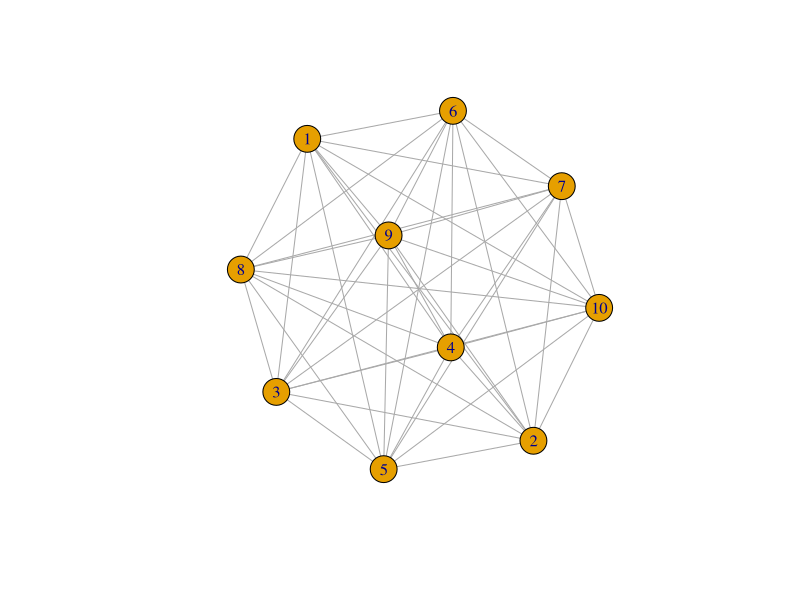
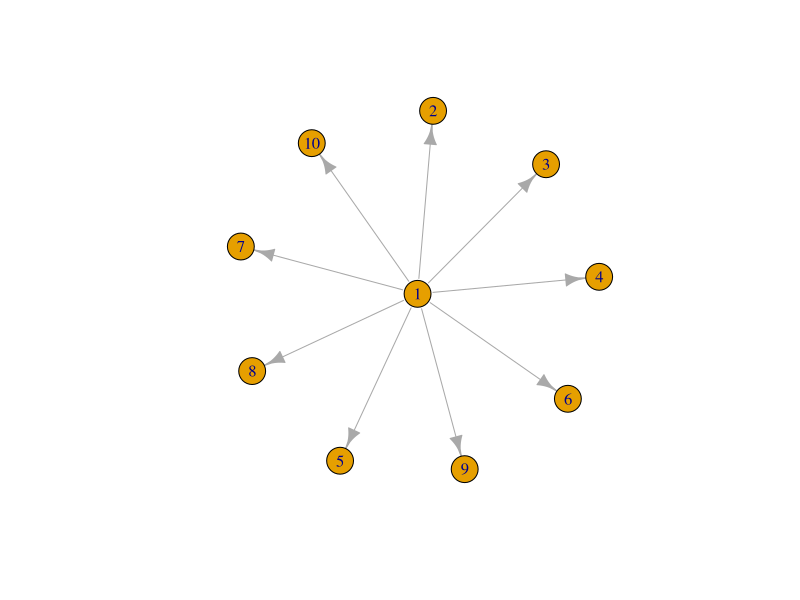
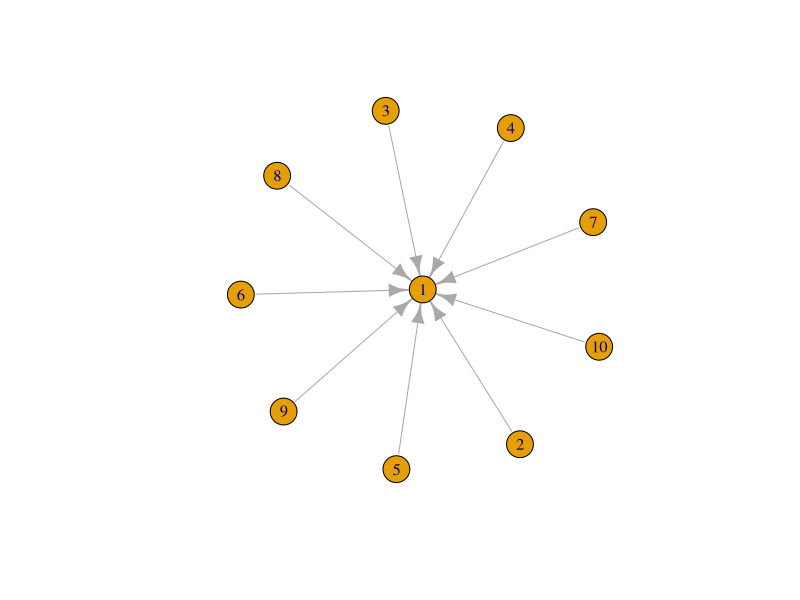
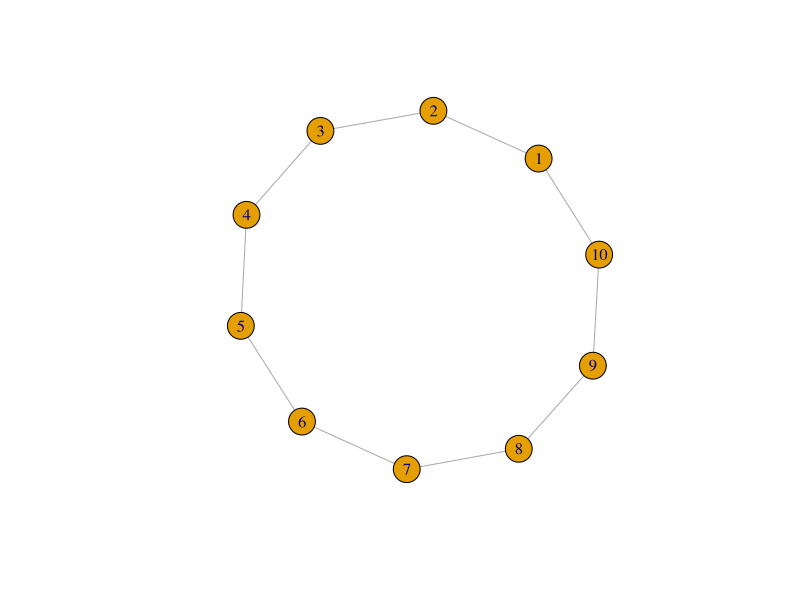
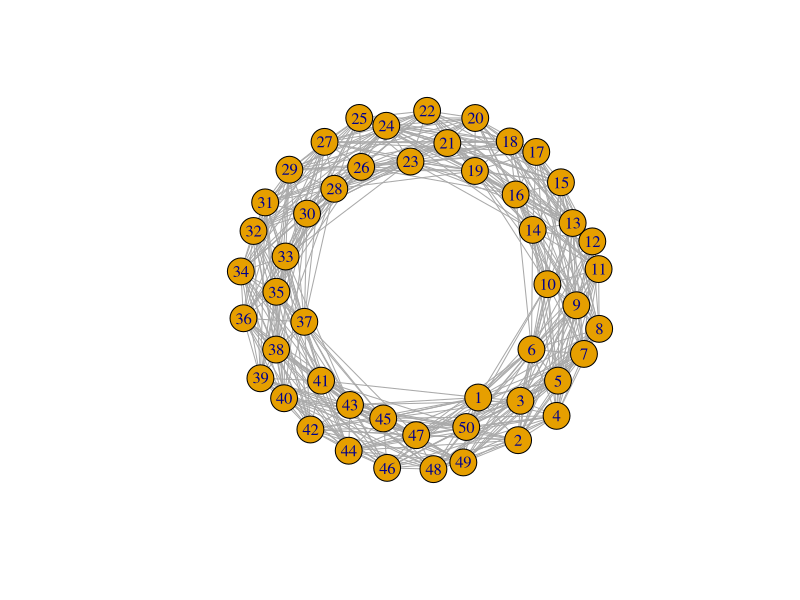
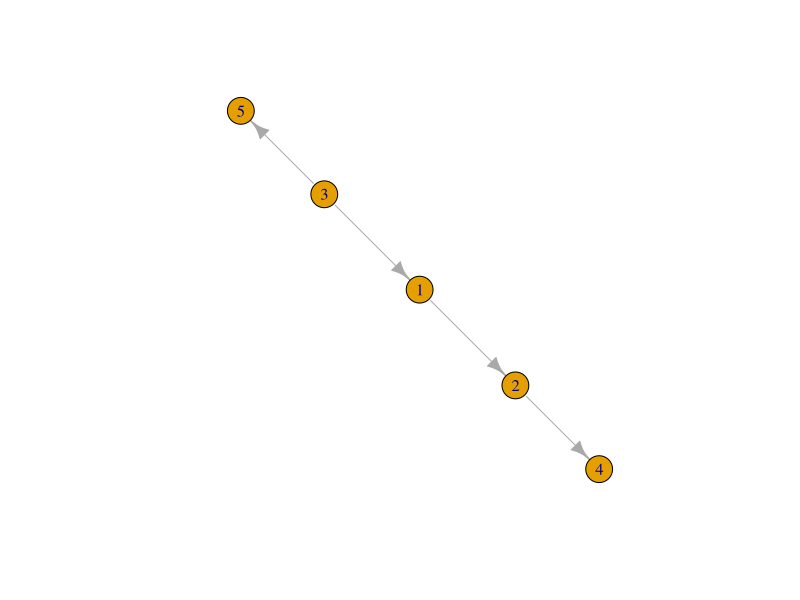
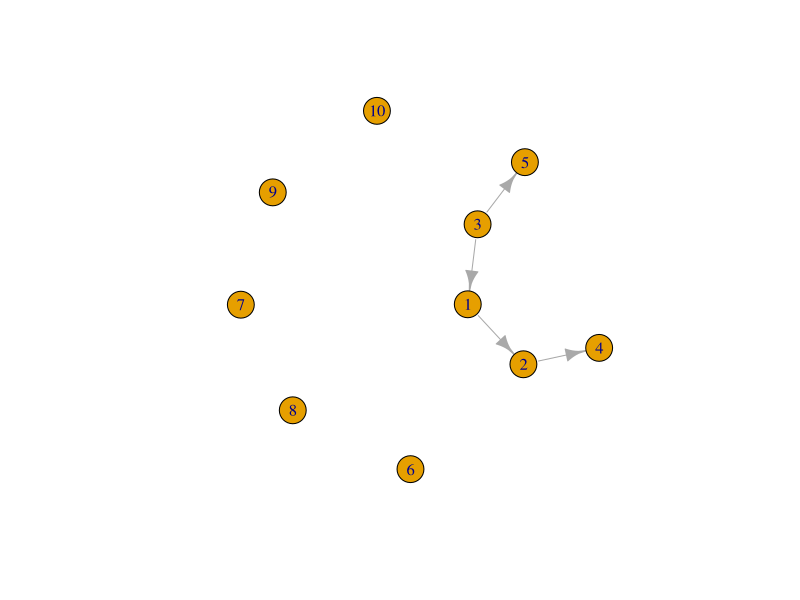
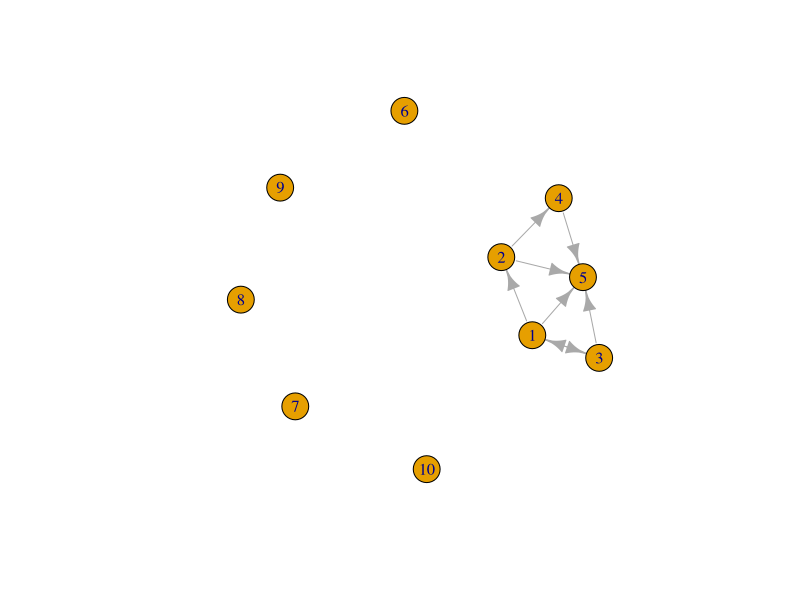

These figures' R source, in order: (Note: this script raises an error after producing the figures.)
# Key packages to install: 
#install.packages("igraph") 
library(igraph)

#Basics of igraph

G=graph.empty(n=10,directed = TRUE)
G
#creating complete graph:
g1=graph.full(n=10,directed = FALSE , loops = FALSE)
g1
plot(g1)

#creating inner and outer star graph:
g2=graph.star(n=10,mode = "out")
g2
plot(g2)
g3=graph.star(n=10,mode = "in")
plot(g3)

#creating cycle
g4=graph.ring(n=10)
plot(g4)

#connect the node with vertices not farther than given limit

size=50
g=connect.neighborhood(graph.ring(size),10)
plot(g,layout=layout.fruchterman.reingold)

# a graph with given edges
edges=c(1,2, 3,1, 2,4, 3,5) 
g5=graph(edges,n=max(edges),directed = TRUE)
plot(g5)
vcount(g5) #for finding vector size
ecount(g5) #for finding ege size

neighbors(g5,vcount(g5)[1],mode=1)
get.edgelist(g5)

#Modification of graph
new_edges=c(1,3, 1,5 , 2,5, 4,5)
new_edges
g6=add.vertices(g5,5)
g6
plot(g6)
g6=add.edges(g6,new_edges)
plot(g6)
E(g6)$weight=runif(ecount(g6))
plot(g6)
get.adjacency(g6,attr = "weight")

incident(g5,2,mode = 'total')
incident(g5,2,mode = 'out')

is.directed(g5)

is.bipartite(g5)

is.connected(g5)

is.igraph(g2)

is.simple(g4)

is.weighted(g5)

are.connected(g5,1,3)

get.edgelist(g5)

get.edge.attribute(g5)

V(g5)

E(g5)


# chabging vertex labels
V(g6)$name <- letters[1:vcount(g6)]
plot(g6)

# Adding weights
E(g6)$weight <- runif(ecount(g6),1,5)
is.weighted(g6)

# get adjacency matrix
get.adjacency(g6, attr = 'weight')

#GARPHS IMPORTS
A<-read.graph("D:\\graph.txt",format="edgelist")
plot.igraph(A)

setwd("Z:\\")
getwd

#EXPORT GRAPH
write.graph(A,file = 'my_graph.txt',format="edgelist")

getwd()


# different layouts for plotting in igraph
net.bg <- barabasi.game(80)
V(net.bg)$frame.color <- "white"
V(net.bg)$color <- "blue"
V(net.bg)$label <- ""
V(net.bg)$size <- 10
E(net.bg)$arrow.mode <- 0


plot(net.bg)
plot(net.bg, layout=layout.random)

l <- layout.circle(net.bg)
plot(net.bg, layout=l)

l <- layout.sphere(net.bg)
plot(net.bg, layout=l)

plot(net.bg, layout=layout.fruchterman.reingold)

l <- layout.kamada.kawai(net.bg)
plot(net.bg, layout=l)

l <- layout.spring(net.bg, mass=.5)
plot(net.bg, layout=l)


# We can also get components of graph
is.connected(g)
c = components(g)
c

c$csize

table(c$csize)

# get the giant component
nodes = which(c$membership == which.max(c$csize))

# color in red the nodes in the giant component
V(g)$color = "white"
V(g)[nodes]$color = "red"
plot(g, layout=coords, vertex.size = 3, vertex.label=NA)


# connectivity -> number of vertices to be deleted for graph to be disconnected
h<-graph.full(5)
plot(h)
vertex_connectivity(h)

